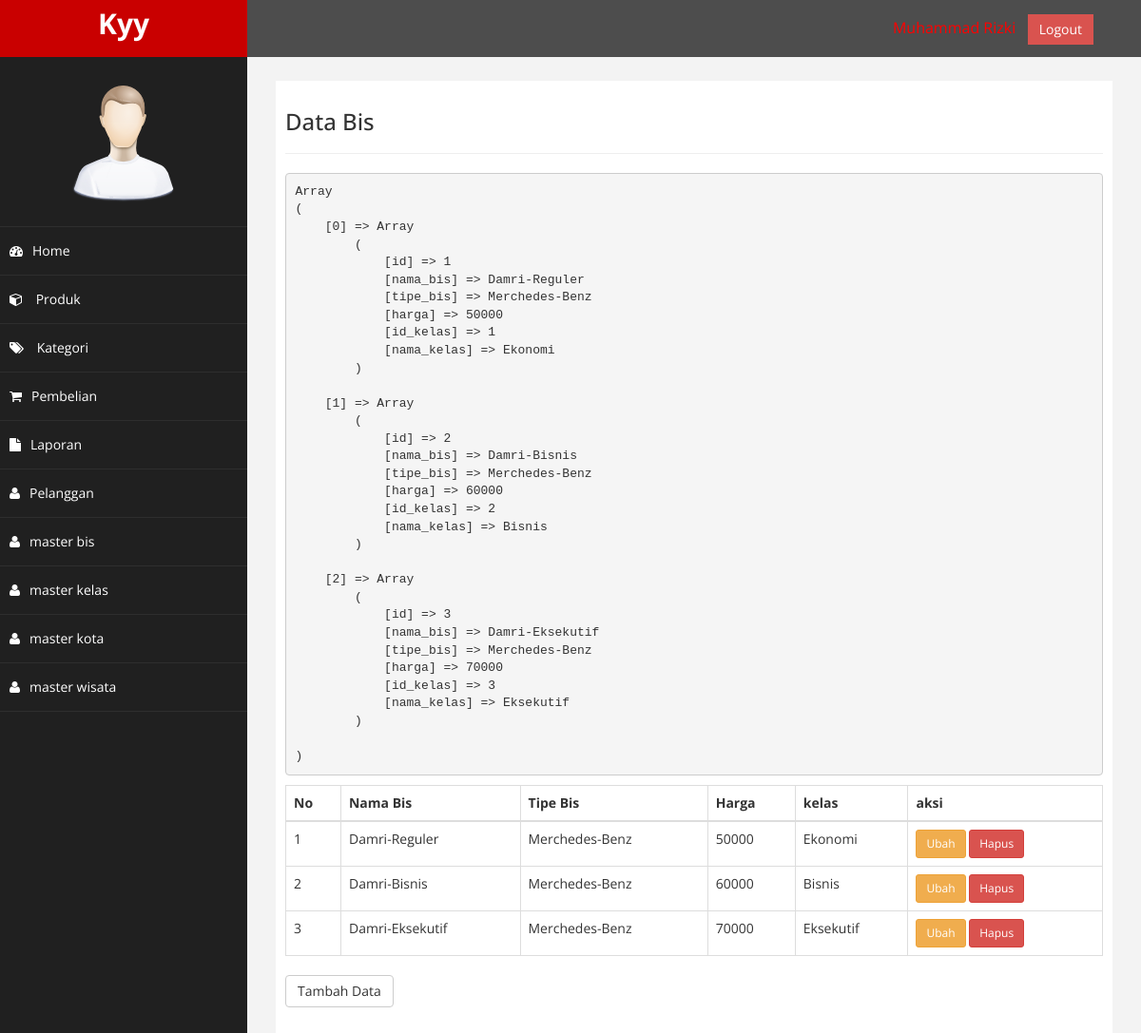
/admin/index.php?halaman=bis (signed in), run on the app's committed database.
### tables this page shows
CREATE TABLE `master_bis` (
  `id` int(11) NOT NULL,
  `nama_bis` varchar(255) NOT NULL,
  `tipe_bis` varchar(255) NOT NULL,
  `harga` int(11) NOT NULL,
  `id_kelas` int(11) NOT NULL
);

CREATE TABLE `master_kelas` (
  `id` int(11) NOT NULL,
  `nama_kelas` varchar(255) NOT NULL
);

### admin/bis.php (the view)
<h3>Data Bis</h3>
<hr>
<?php
$semuadata = array();
$ambil = $koneksi->query("SELECT * FROM master_bis
LEFT JOIN master_kelas ON master_bis.id_kelas=master_kelas.id");
while ($tiap = $ambil->fetch_assoc()) {
    $semuadata[] = $tiap;
}
echo "<pre>";
print_r($semuadata);
echo "</pre>";
?>
<table class="table table-bordered">
    <thead>
        <tr>
            <th>No</th>
            <th>Nama Bis</th>
            <th>Tipe Bis</th>
            <th>Harga</th>
            <th>kelas</th>
            <th>aksi</th>
        </tr>
    </thead>
    <tbody>
        <?php foreach ($semuadata as $key => $value) : ?>
            <tr>
                <td><?php echo $key + 1 ?></td>
                <td><?php echo $value["nama_bis"] ?></td>
                <td><?php echo $value["tipe_bis"] ?></td>
                <td><?php echo $value["harga"] ?></td>
                <td><?php echo $value["nama_kelas"] ?></td>
                <td>
                    <a href="" class="btn btn-warning btn-sm">Ubah</a>
                    <a href="" class="btn btn-danger btn-sm">Hapus</a>
                </td>
            </tr>
        <?php endforeach ?>
    </tbody>
</table>
<a href="" class="btn btn-default">Tambah Data</a>

### admin/assets/css/custom.css (style rules this page uses)
body { font-family: 'Open Sans', sans-serif; }

### data on the page
master_bis: nama_bis "Damri-Reguler", tipe_bis "Merchedes-Benz", harga "50000", master_kelas.nama_kelas "Ekonomi"
master_bis: nama_bis "Damri-Bisnis", tipe_bis "Merchedes-Benz", harga "60000", master_kelas.nama_kelas "Bisnis"
master_bis: nama_bis "Damri-Eksekutif", tipe_bis "Merchedes-Benz", harga "70000", master_kelas.nama_kelas "Eksekutif"
